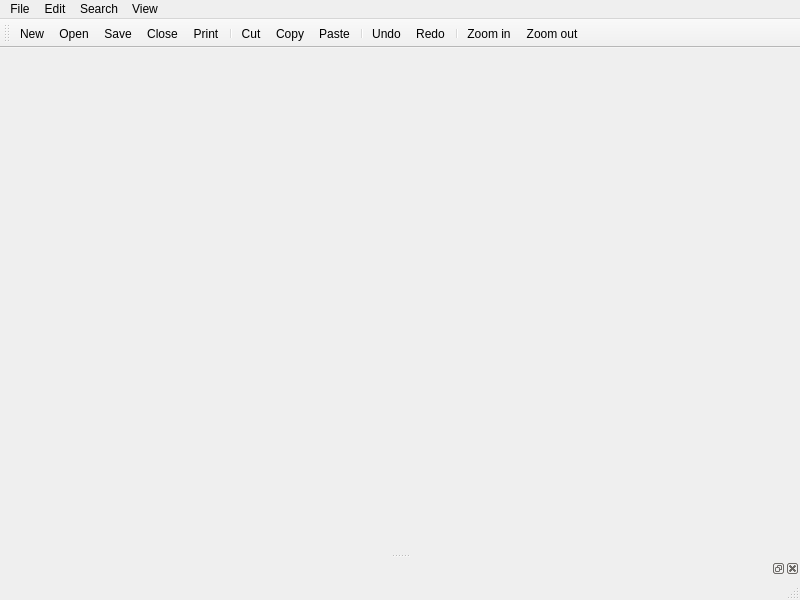
<?xml version="1.0" encoding="UTF-8"?>
<ui version="4.0">
 <class>Notepad</class>
 <widget class="QMainWindow" name="Notepad">
  <property name="geometry">
   <rect>
    <x>0</x>
    <y>0</y>
    <width>800</width>
    <height>600</height>
   </rect>
  </property>
  <property name="windowTitle">
   <string>Notepad#</string>
  </property>
  <property name="windowIcon">
   <iconset theme="accessories-text-editor">
    <normaloff>.</normaloff>.</iconset>
  </property>
  <widget class="QWidget" name="centralwidget">
   <layout class="QGridLayout" name="gridLayout">
    <property name="leftMargin">
     <number>0</number>
    </property>
    <property name="topMargin">
     <number>0</number>
    </property>
    <property name="rightMargin">
     <number>0</number>
    </property>
    <property name="bottomMargin">
     <number>0</number>
    </property>
    <item row="0" column="0" colspan="2">
     <widget class="EditorTabs" name="editorTabs">
      <property name="documentMode">
       <bool>true</bool>
      </property>
      <property name="tabsClosable">
       <bool>true</bool>
      </property>
     </widget>
    </item>
   </layout>
  </widget>
  <widget class="QMenuBar" name="menubar">
   <property name="geometry">
    <rect>
     <x>0</x>
     <y>0</y>
     <width>800</width>
     <height>29</height>
    </rect>
   </property>
   <widget class="QMenu" name="menuFile">
    <property name="title">
     <string>File</string>
    </property>
    <addaction name="actionNew"/>
    <addaction name="actionOpen"/>
    <addaction name="separator"/>
    <addaction name="actionSave"/>
    <addaction name="actionSaveAs"/>
    <addaction name="separator"/>
    <addaction name="actionPrint"/>
    <addaction name="separator"/>
    <addaction name="actionClose"/>
    <addaction name="actionQuit"/>
   </widget>
   <widget class="QMenu" name="menuEdit">
    <property name="title">
     <string>Edit</string>
    </property>
    <addaction name="actionCut"/>
    <addaction name="actionCopy"/>
    <addaction name="actionPaste"/>
    <addaction name="separator"/>
    <addaction name="actionUndo"/>
    <addaction name="actionRedo"/>
   </widget>
   <widget class="QMenu" name="menuView">
    <property name="title">
     <string>View</string>
    </property>
    <addaction name="actionToggleLineWrap"/>
    <addaction name="separator"/>
    <addaction name="actionZoomIn"/>
    <addaction name="actionZoomOut"/>
   </widget>
   <widget class="QMenu" name="menuSearch">
    <property name="title">
     <string>Search</string>
    </property>
    <addaction name="actionFind"/>
   </widget>
   <addaction name="menuFile"/>
   <addaction name="menuEdit"/>
   <addaction name="menuSearch"/>
   <addaction name="menuView"/>
  </widget>
  <widget class="StatusBar" name="statusbar"/>
  <widget class="QToolBar" name="toolBar">
   <property name="windowTitle">
    <string>toolBar</string>
   </property>
   <attribute name="toolBarArea">
    <enum>TopToolBarArea</enum>
   </attribute>
   <attribute name="toolBarBreak">
    <bool>false</bool>
   </attribute>
   <addaction name="actionNew"/>
   <addaction name="actionOpen"/>
   <addaction name="actionSave"/>
   <addaction name="actionClose"/>
   <addaction name="actionPrint"/>
   <addaction name="separator"/>
   <addaction name="actionCut"/>
   <addaction name="actionCopy"/>
   <addaction name="actionPaste"/>
   <addaction name="separator"/>
   <addaction name="actionUndo"/>
   <addaction name="actionRedo"/>
   <addaction name="separator"/>
   <addaction name="actionZoomIn"/>
   <addaction name="actionZoomOut"/>
  </widget>
  <widget class="QDockWidget" name="dockWidget">
   <property name="allowedAreas">
    <set>Qt::BottomDockWidgetArea</set>
   </property>
   <property name="visible" stdset="0">
    <bool>false</bool>
   </property>
   <attribute name="dockWidgetArea">
    <number>8</number>
   </attribute>
   <widget class="QWidget" name="dockWidgetContents"/>
  </widget>
  <action name="actionNew">
   <property name="icon">
    <iconset theme="document-new">
     <normaloff>.</normaloff>.</iconset>
   </property>
   <property name="text">
    <string>New</string>
   </property>
   <property name="shortcut">
    <string>Ctrl+N</string>
   </property>
  </action>
  <action name="actionSave">
   <property name="icon">
    <iconset theme="document-save">
     <normaloff>.</normaloff>.</iconset>
   </property>
   <property name="text">
    <string>Save</string>
   </property>
   <property name="shortcut">
    <string>Ctrl+S</string>
   </property>
  </action>
  <action name="actionSaveAs">
   <property name="icon">
    <iconset theme="document-save-as">
     <normaloff>.</normaloff>.</iconset>
   </property>
   <property name="text">
    <string>Save As</string>
   </property>
   <property name="shortcut">
    <string>Ctrl+Shift+S</string>
   </property>
  </action>
  <action name="actionClose">
   <property name="icon">
    <iconset theme="window-close">
     <normaloff>.</normaloff>.</iconset>
   </property>
   <property name="text">
    <string>Close</string>
   </property>
   <property name="shortcut">
    <string>Ctrl+W</string>
   </property>
  </action>
  <action name="actionOpen">
   <property name="icon">
    <iconset theme="document-open">
     <normaloff>.</normaloff>.</iconset>
   </property>
   <property name="text">
    <string>Open</string>
   </property>
   <property name="shortcut">
    <string>Ctrl+O</string>
   </property>
  </action>
  <action name="actionUndo">
   <property name="icon">
    <iconset theme="edit-undo">
     <normaloff>.</normaloff>.</iconset>
   </property>
   <property name="text">
    <string>Undo</string>
   </property>
   <property name="shortcut">
    <string>Ctrl+Z</string>
   </property>
  </action>
  <action name="actionRedo">
   <property name="icon">
    <iconset theme="edit-redo">
     <normaloff>.</normaloff>.</iconset>
   </property>
   <property name="text">
    <string>Redo</string>
   </property>
   <property name="shortcut">
    <string>Ctrl+Y</string>
   </property>
  </action>
  <action name="actionToggleLineWrap">
   <property name="checkable">
    <bool>true</bool>
   </property>
   <property name="text">
    <string>Line Wrap</string>
   </property>
   <property name="toolTip">
    <string>Toggle Line Wrap</string>
   </property>
  </action>
  <action name="actionCut">
   <property name="icon">
    <iconset theme="edit-cut">
     <normaloff>.</normaloff>.</iconset>
   </property>
   <property name="text">
    <string>Cut</string>
   </property>
   <property name="shortcut">
    <string>Ctrl+X</string>
   </property>
  </action>
  <action name="actionCopy">
   <property name="icon">
    <iconset theme="edit-copy">
     <normaloff>.</normaloff>.</iconset>
   </property>
   <property name="text">
    <string>Copy</string>
   </property>
   <property name="shortcut">
    <string>Ctrl+C</string>
   </property>
  </action>
  <action name="actionPaste">
   <property name="icon">
    <iconset theme="edit-paste">
     <normaloff>.</normaloff>.</iconset>
   </property>
   <property name="text">
    <string>Paste</string>
   </property>
   <property name="shortcut">
    <string>Ctrl+V</string>
   </property>
  </action>
  <action name="actionZoomIn">
   <property name="icon">
    <iconset theme="zoom-in">
     <normaloff>.</normaloff>.</iconset>
   </property>
   <property name="text">
    <string>Zoom in</string>
   </property>
   <property name="shortcut">
    <string>Ctrl++</string>
   </property>
  </action>
  <action name="actionZoomOut">
   <property name="icon">
    <iconset theme="zoom-out">
     <normaloff>.</normaloff>.</iconset>
   </property>
   <property name="text">
    <string>Zoom out</string>
   </property>
   <property name="shortcut">
    <string>Ctrl+-</string>
   </property>
  </action>
  <action name="actionPrint">
   <property name="icon">
    <iconset theme="document-print">
     <normaloff>.</normaloff>.</iconset>
   </property>
   <property name="text">
    <string>Print</string>
   </property>
   <property name="shortcut">
    <string>Ctrl+P</string>
   </property>
  </action>
  <action name="actionQuit">
   <property name="icon">
    <iconset theme="window-close">
     <normaloff>.</normaloff>.</iconset>
   </property>
   <property name="text">
    <string>Quit</string>
   </property>
   <property name="shortcut">
    <string>Ctrl+Q</string>
   </property>
  </action>
  <action name="actionFind">
   <property name="icon">
    <iconset theme="edit-find">
     <normaloff>.</normaloff>.</iconset>
   </property>
   <property name="text">
    <string>Find</string>
   </property>
   <property name="shortcut">
    <string>Ctrl+F</string>
   </property>
  </action>
 </widget>
 <customwidgets>
  <customwidget>
   <class>EditorTabs</class>
   <extends>QTabWidget</extends>
   <header>editortabs.h</header>
   <container>1</container>
   <slots>
    <slot>closeEditorAt(int)</slot>
   </slots>
  </customwidget>
  <customwidget>
   <class>StatusBar</class>
   <extends>QStatusBar</extends>
   <header>statusbar.h</header>
  </customwidget>
 </customwidgets>
 <resources/>
 <connections>
  <connection>
   <sender>actionNew</sender>
   <signal>triggered()</signal>
   <receiver>Notepad</receiver>
   <slot>actionNew()</slot>
   <hints>
    <hint type="sourcelabel">
     <x>-1</x>
     <y>-1</y>
    </hint>
    <hint type="destinationlabel">
     <x>399</x>
     <y>299</y>
    </hint>
   </hints>
  </connection>
  <connection>
   <sender>actionOpen</sender>
   <signal>triggered()</signal>
   <receiver>Notepad</receiver>
   <slot>actionOpen()</slot>
   <hints>
    <hint type="sourcelabel">
     <x>-1</x>
     <y>-1</y>
    </hint>
    <hint type="destinationlabel">
     <x>399</x>
     <y>299</y>
    </hint>
   </hints>
  </connection>
  <connection>
   <sender>editorTabs</sender>
   <signal>tabCloseRequested(int)</signal>
   <receiver>editorTabs</receiver>
   <slot>closeEditorAt(int)</slot>
   <hints>
    <hint type="sourcelabel">
     <x>399</x>
     <y>318</y>
    </hint>
    <hint type="destinationlabel">
     <x>399</x>
     <y>318</y>
    </hint>
   </hints>
  </connection>
  <connection>
   <sender>actionQuit</sender>
   <signal>triggered()</signal>
   <receiver>Notepad</receiver>
   <slot>quit()</slot>
   <hints>
    <hint type="sourcelabel">
     <x>-1</x>
     <y>-1</y>
    </hint>
    <hint type="destinationlabel">
     <x>399</x>
     <y>299</y>
    </hint>
   </hints>
  </connection>
  <connection>
   <sender>actionFind</sender>
   <signal>triggered()</signal>
   <receiver>Notepad</receiver>
   <slot>showFind()</slot>
   <hints>
    <hint type="sourcelabel">
     <x>-1</x>
     <y>-1</y>
    </hint>
    <hint type="destinationlabel">
     <x>399</x>
     <y>299</y>
    </hint>
   </hints>
  </connection>
 </connections>
 <slots>
  <slot>actionNew()</slot>
  <slot>actionOpen()</slot>
  <slot>quit()</slot>
  <slot>showFind()</slot>
 </slots>
</ui>
